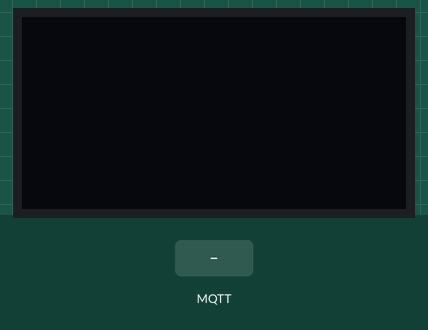
Simulated run of this sketch. Board: ESP8266 (NodeMCU). On the bench: 128×64 one-colour display. The test bench sets the inputs (shaded band). WiFi joins after 1.5 s; servers stay silent unless stated; random numbers use the default seed unless the sketch sets one; no MQTT or app messages arrive unless stated; what the sketch prints to the serial monitor is not drawn.

Above: at 2.7 s.
2.8 s: MQTT message "Temperature" arrives on the first subscribed topic
At 4.0 s:
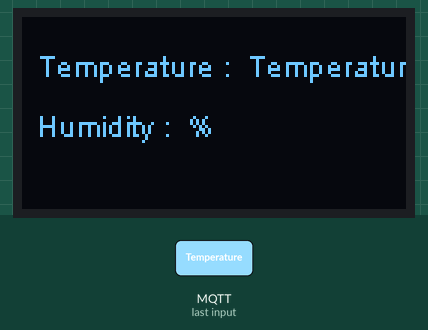
4.3 s: MQTT message "on" arrives on the first subscribed topic
At 5.3 s:
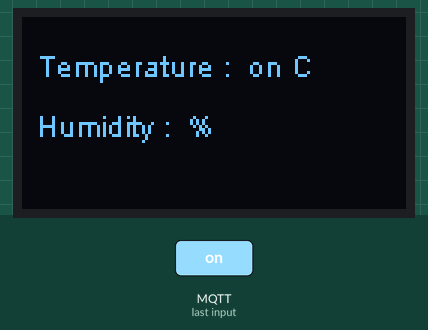
5.8 s: MQTT message "off" arrives on the first subscribed topic
7.3 s: MQTT message "on" arrives on the second subscribed topic
At 7.6 s:
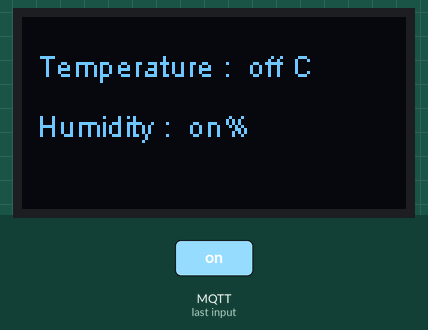
8.8 s: MQTT message "Humidity" arrives on the first subscribed topic
At 10.0 s:
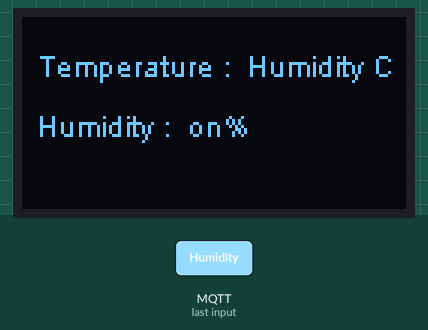
10.3 s: MQTT message "1" arrives on the first subscribed topic
At 11.1 s:
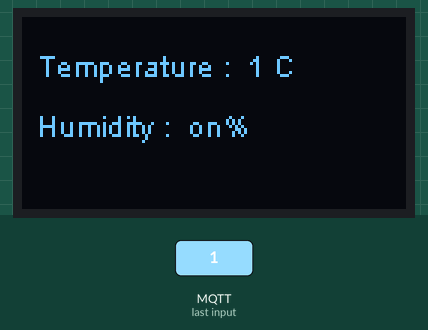
Timing chart, 0 to 12.8 s (numbered marks = the images above; inputs shaded):
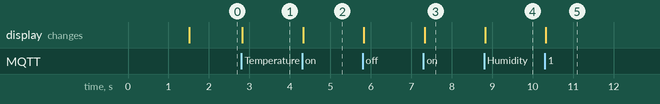

The sketch:

MQTT.ino
```cpp
#include <ESP8266WiFi.h>
#include <WiFiClientSecure.h>
#include <PubSubClient.h>
#include <Wire.h>
#include<SH1106.h>


const char* ssid = "Lord of the ping";
const char* password = "Lonesomecowboys";
const char* mqtt_server = "b3fe1e12e91a4f85a9f2e2c013188600.s1.eu.hivemq.cloud";
const char* mqtt_username = "hammad2480";
const char* mqtt_password = "pcgtx260A";
const int mqtt_port =8883;

WiFiClientSecure esp2;
PubSubClient client(esp2);
void wifiSetup();
void Message(char* topic, byte* payload, unsigned int length);
void reconnect();
String t;
String h;

SH1106 display(0x3C,D1,D2);
static const char *root_ca PROGMEM = R"EOF(
-----BEGIN CERTIFICATE-----
MIIFazCCA1OgAwIBAgIRAIIQz7DSQONZRGPgu2OCiwAwDQYJKoZIhvcNAQELBQAw
TzELMAkGA1UEBhMCVVMxKTAnBgNVBAoTIEludGVybmV0IFNlY3VyaXR5IFJlc2Vh
cmNoIEdyb3VwMRUwEwYDVQQDEwxJU1JHIFJvb3QgWDEwHhcNMTUwNjA0MTEwNDM4
WhcNMzUwNjA0MTEwNDM4WjBPMQswCQYDVQQGEwJVUzEpMCcGA1UEChMgSW50ZXJu
ZXQgU2VjdXJpdHkgUmVzZWFyY2ggR3JvdXAxFTATBgNVBAMTDElTUkcgUm9vdCBY
MTCCAiIwDQYJKoZIhvcNAQEBBQADggIPADCCAgoCggIBAK3oJHP0FDfzm54rVygc
h77ct984kIxuPOZXoHj3dcKi/vVqbvYATyjb3miGbESTtrFj/RQSa78f0uoxmyF+
0TM8ukj13Xnfs7j/EvEhmkvBioZxaUpmZmyPfjxwv60pIgbz5MDmgK7iS4+3mX6U
A5/TR5d8mUgjU+g4rk8Kb4Mu0UlXjIB0ttov0DiNewNwIRt18jA8+o+u3dpjq+sW
T8KOEUt+zwvo/7V3LvSye0rgTBIlDHCNAymg4VMk7BPZ7hm/ELNKjD+Jo2FR3qyH
B5T0Y3HsLuJvW5iB4YlcNHlsdu87kGJ55tukmi8mxdAQ4Q7e2RCOFvu396j3x+UC
B5iPNgiV5+I3lg02dZ77DnKxHZu8A/lJBdiB3QW0KtZB6awBdpUKD9jf1b0SHzUv
KBds0pjBqAlkd25HN7rOrFleaJ1/ctaJxQZBKT5ZPt0m9STJEadao0xAH0ahmbWn
OlFuhjuefXKnEgV4We0+UXgVCwOPjdAvBbI+e0ocS3MFEvzG6uBQE3xDk3SzynTn
jh8BCNAw1FtxNrQHusEwMFxIt4I7mKZ9YIqioymCzLq9gwQbooMDQaHWBfEbwrbw
qHyGO0aoSCqI3Haadr8faqU9GY/rOPNk3sgrDQoo//fb4hVC1CLQJ13hef4Y53CI
rU7m2Ys6xt0nUW7/vGT1M0NPAgMBAAGjQjBAMA4GA1UdDwEB/wQEAwIBBjAPBgNV
HRMBAf8EBTADAQH/MB0GA1UdDgQWBBR5tFnme7bl5AFzgAiIyBpY9umbbjANBgkq
hkiG9w0BAQsFAAOCAgEAVR9YqbyyqFDQDLHYGmkgJykIrGF1XIpu+ILlaS/V9lZL
ubhzEFnTIZd+50xx+7LSYK05qAvqFyFWhfFQDlnrzuBZ6brJFe+GnY+EgPbk6ZGQ
3BebYhtF8GaV0nxvwuo77x/Py9auJ/GpsMiu/X1+mvoiBOv/2X/qkSsisRcOj/KK
NFtY2PwByVS5uCbMiogziUwthDyC3+6WVwW6LLv3xLfHTjuCvjHIInNzktHCgKQ5
ORAzI4JMPJ+GslWYHb4phowim57iaztXOoJwTdwJx4nLCgdNbOhdjsnvzqvHu7Ur
TkXWStAmzOVyyghqpZXjFaH3pO3JLF+l+/+sKAIuvtd7u+Nxe5AW0wdeRlN8NwdC
jNPElpzVmbUq4JUagEiuTDkHzsxHpFKVK7q4+63SM1N95R1NbdWhscdCb+ZAJzVc
oyi3B43njTOQ5yOf+1CceWxG1bQVs5ZufpsMljq4Ui0/1lvh+wjChP4kqKOJ2qxq
4RgqsahDYVvTH9w7jXbyLeiNdd8XM2w9U/t7y0Ff/9yi0GE44Za4rF2LN9d11TPA
mRGunUHBcnWEvgJBQl9nJEiU0Zsnvgc/ubhPgXRR4Xq37Z0j4r7g1SgEEzwxA57d
emyPxgcYxn/eR44/KJ4EBs+lVDR3veyJm+kXQ99b21/+jh5Xos1AnX5iItreGCc=
-----END CERTIFICATE-----
)EOF";
void setup() {

Serial.begin(115200);
wifiSetup();
  #ifdef ESP8266
    esp2.setInsecure();
  #else
    esp2.setCACert(root_ca);
  #endif
  client.setServer(mqtt_server, 8883);
  client.setCallback(Message);
    display.init();
  display.clear();


}

void loop() {
    if (!client.connected()) reconnect(); // check if client is connected
  client.loop();
}
void wifiSetup(){
    WiFi.begin(ssid,password);
  Serial.begin(115200);
  while(WiFi.status()!=WL_CONNECTED)
  {
    Serial.print(".");
    delay(500);
  }
  Serial.println("");
  Serial.print("IP Address: ");
  Serial.println(WiFi.localIP());
}
void Message(char* topic, byte* payload, unsigned int length){
  String messageIn="";
    Serial.print("Message arrived [");
    Serial.print(topic);
    Serial.print("] ");

  for (int i = 0; i < length; i++) {
          messageIn+=(char)payload[i];
  }
  Serial.println(messageIn);
         display.setFont(ArialMT_Plain_10);
display.drawString(5, 10, "Temperature : ");
 display.setFont(ArialMT_Plain_10);
display.drawString(5, 30, "Humidity : ");
display.display();

  if(strcmp(topic,"Temperature")==0)
  {
    t=messageIn;

}
  if(strcmp(topic,"Humidity")==0)
{
  h=messageIn;
  }
       display.setFont(ArialMT_Plain_10);
display.drawString(75, 10, t+" C");
       display.setFont(ArialMT_Plain_10);
display.drawString(55, 30, h+"%");
display.display();

delay(500);
display.clear();


}
void reconnect(){
   // Loop until we're reconnected
  while (!client.connected()) {
    Serial.print("Attempting MQTT connection...");
    String clientId = "ESP8266Client-";   // Create a random client ID
    clientId += String(random(0xffff), HEX);
    // Attempt to connect
    if (client.connect(clientId.c_str(), mqtt_username, mqtt_password)) {
      Serial.println("connected");

      client.subscribe("Temperature");   // subscribe the topics here
       client.subscribe("Humidity");   // subscribe the topics here

    } else {
      Serial.print("failed, rc=");
      Serial.print(client.state());
      Serial.println(" try again in 5 seconds");   // Wait 5 seconds before retrying
      delay(5000);
    }
  }
  }
```

Measured:
- after the input at 2.8 s, the display: changes at once (image 1)
- after the input at 4.3 s, the display: changes at once (image 2)
- after the input at 7.3 s, the display: changes at once (image 3)
- after the input at 8.8 s, the display: changes at once (image 4)
- after the input at 10.3 s, the display: changes at once (image 5)
